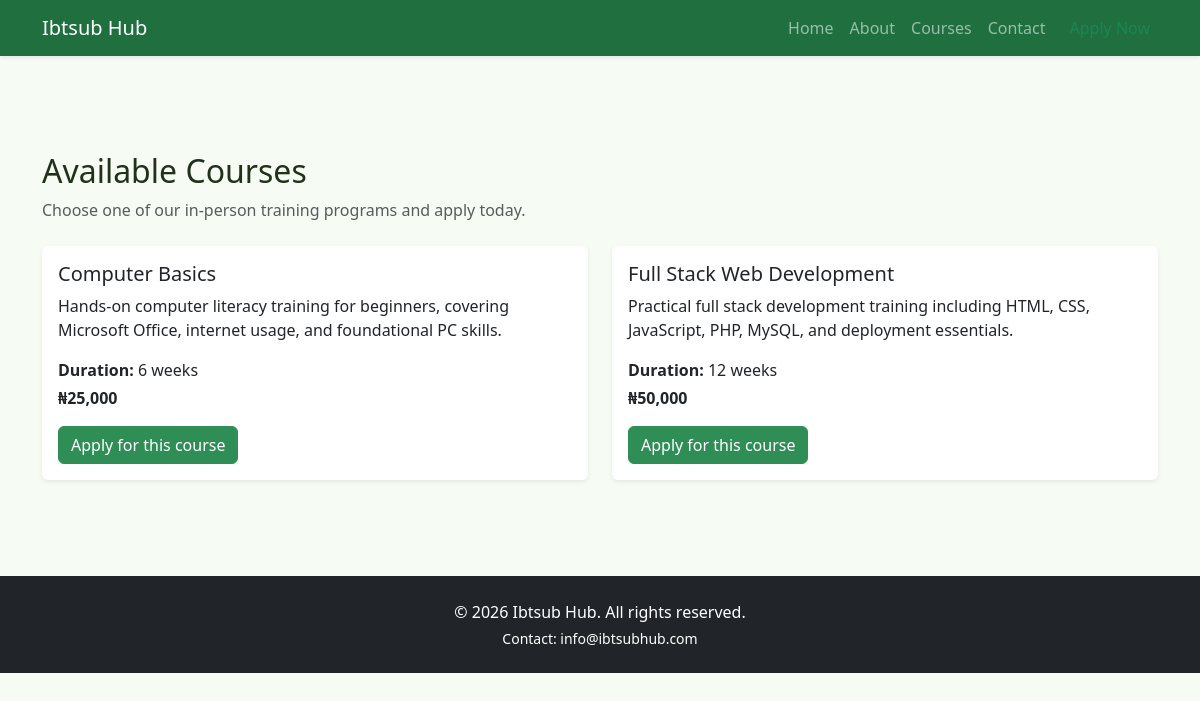
/index.php?page=courses, run on the app's committed database.
### tables this page shows
CREATE TABLE IF NOT EXISTS settings (
  id INT UNSIGNED AUTO_INCREMENT PRIMARY KEY,
  setting_key VARCHAR(100) NOT NULL UNIQUE,
  setting_value TEXT NOT NULL,
  description VARCHAR(255) NULL,
  created_at TIMESTAMP NOT NULL DEFAULT CURRENT_TIMESTAMP,
  updated_at TIMESTAMP NOT NULL DEFAULT CURRENT_TIMESTAMP ON UPDATE CURRENT_TIMESTAMP
);

CREATE TABLE IF NOT EXISTS courses (
  id INT UNSIGNED AUTO_INCREMENT PRIMARY KEY,
  title VARCHAR(150) NOT NULL,
  slug VARCHAR(150) NOT NULL UNIQUE,
  description TEXT NOT NULL,
  price DECIMAL(10,2) NOT NULL DEFAULT 0.00,
  duration VARCHAR(100) NULL,
  is_active TINYINT(1) NOT NULL DEFAULT 1,
  created_at TIMESTAMP NOT NULL DEFAULT CURRENT_TIMESTAMP,
  updated_at TIMESTAMP NOT NULL DEFAULT CURRENT_TIMESTAMP ON UPDATE CURRENT_TIMESTAMP
);

### app/controllers/BaseController.php (called while the page is built, shortened)
<?php
abstract class BaseController
{
    protected function render($view, $data = [], $layout = 'main')
    {
        extract($data);
        require APP_PATH . '/views/layouts/header.php';
        require APP_PATH . '/views/' . $view . '.php';
        require APP_PATH . '/views/layouts/footer.php';
    }
}

### app/controllers/HomeController.php (called while the page is built, shortened)
<?php
class HomeController extends BaseController
{
    public function courses()
    {
        $courseModel = new Course();
        $courses = $courseModel->getAll(true);
        $this->render('public/courses', compact('courses', 'settings'));
    }
}

### app/models/Setting.php (called while the page is built, shortened)
<?php
class Setting extends Model
{
    public static function findByKey($key)
    {
        $db = Database::getInstance()->getConnection();
        $stmt = $db->prepare('SELECT * FROM settings WHERE setting_key = :key LIMIT 1');
        $stmt->execute([':key' => $key]);
        return $stmt->fetch();
    }
}

### config/config.php (called while the page is built, shortened)
<?php
spl_autoload_register(function ($class) {
    $candidates = [
        APP_PATH . '/controllers/' . $class . '.php',
        APP_PATH . '/models/' . $class . '.php',
    ];
    foreach ($candidates as $candidate) {
        if (file_exists($candidate)) {
            return;
        }
    }
});
require_once APP_PATH . '/models/Database.php';
require_once APP_PATH . '/models/Model.php';
function getSettingValue($key, $default = '')
{
    $setting = Setting::findByKey($key);
    return $setting ? $setting['setting_value'] : $default;
}
function siteTitle()
{
    return getSettingValue('site_title', SITE_DEFAULT_TITLE);
}

### app/models/Database.php (called while the page is built)
<?php
class Database
{
    private static $instance;
    private $pdo;
    private function __construct()
    {
        $dsn = 'mysql:host=' . DB_HOST . ';dbname=' . DB_NAME . ';charset=utf8mb4';
        $options = [
            PDO::ATTR_ERRMODE => PDO::ERRMODE_EXCEPTION,
            PDO::ATTR_DEFAULT_FETCH_MODE => PDO::FETCH_ASSOC,
            PDO::ATTR_EMULATE_PREPARES => false,
        ];
        $this->pdo = new PDO($dsn, DB_USER, DB_PASS, $options);
    }
    public static function getInstance()
    {
        if (self::$instance === null) {
            self::$instance = new self();
        }
        return self::$instance;
    }
    public function getConnection()
    {
        return $this->pdo;
    }
}

### app/models/Model.php (called while the page is built, shortened)
<?php
abstract class Model
{
    public function __construct()
    {
        $this->db = Database::getInstance()->getConnection();
    }
}

### app/models/Course.php (called while the page is built, shortened)
<?php
class Course extends Model
{
    public function getAll($onlyActive = false)
    {
        if ($onlyActive) {
            $stmt = $this->db->prepare('SELECT * FROM courses WHERE is_active = 1 ORDER BY title ASC');
            $stmt->execute();
            return $stmt->fetchAll();
        }
        $stmt = $this->db->query('SELECT * FROM courses ORDER BY title ASC');
        return $stmt->fetchAll();
    }
}

### app/views/public/courses.php (the view)
<section class="py-5">
    <div class="mb-4">
        <h2>Available Courses</h2>
        <p class="text-muted">Choose one of our in-person training programs and apply today.</p>
    </div>
    <div class="row g-4">
        <?php foreach ($courses as $course): ?>
            <div class="col-md-6">
                <div class="card h-100 shadow-sm">
                    <div class="card-body">
                        <h5 class="card-title"><?php echo htmlspecialchars($course['title']); ?></h5>
                        <p class="card-text"><?php echo htmlspecialchars($course['description']); ?></p>
                        <p class="mb-1"><strong>Duration:</strong> <?php echo htmlspecialchars($course['duration']); ?></p>
                        <p class="fw-bold mb-3">₦<?php echo number_format($course['price']); ?></p>
                        <a href="index.php?page=apply&course_id=<?php echo $course['id']; ?>" class="btn btn-success">Apply for this course</a>
                    </div>
                </div>
            </div>
        <?php endforeach; ?>
    </div>
</section>

### app/views/layouts/header.php (shortened to what this page needs)
<!DOCTYPE html>
<html lang="en">
<head>
    <link rel="stylesheet" href="https://cdn.jsdelivr.net/npm/bootstrap@5.3.2/dist/css/bootstrap.min.css" />
    <link rel="stylesheet" href="/assets/css/style.css" />
</head>
<body>
<nav class="navbar navbar-expand-lg navbar-dark bg-success shadow-sm">
    <div class="container">
        <a class="navbar-brand" href="index.php?page=home"><?php echo htmlspecialchars(siteTitle()); ?></a>
        <div class="collapse navbar-collapse" id="mainNav">
            <ul class="navbar-nav ms-auto">
                <li class="nav-item"><a class="nav-link" href="index.php?page=home">Home</a></li>
                <li class="nav-item"><a class="nav-link" href="index.php?page=about">About</a></li>
                <li class="nav-item"><a class="nav-link" href="index.php?page=courses">Courses</a></li>
                <li class="nav-item"><a class="nav-link" href="index.php?page=contact">Contact</a></li>
                <li class="nav-item"><a class="nav-link btn btn-light btn-sm text-success ms-2" href="index.php?page=apply">Apply Now</a></li>
            </ul>
        </div>
    </div>
</nav>
<main class="py-5">
    <div class="container">

### app/views/layouts/footer.php (shortened to what this page needs)
    </div>
</main>
<footer class="bg-dark text-white py-4">
    <div class="container text-center">
        <p class="mb-1">&copy; <?php echo date('Y'); ?> <?php echo htmlspecialchars(siteTitle()); ?>. All rights reserved.</p>
        <p class="small mb-0">Contact: <?php echo htmlspecialchars(getSettingValue('contact_email', 'info@ibtsubhub.com')); ?></p>
    </div>
</footer>
</body>
</html>

### assets/css/style.css (style rules this page uses)
body { background: #f6fbf4; color: #21311b; min-height: 100vh; }
.navbar, .bg-success { background: #1f6f3f !important; }
.btn-success { background: #2f8e56; border-color: #2f8e56; }
.card { border: 0; }
footer { background: #162d18; }

### data on the page
settings: setting_value "Ibtsub Hub"
courses: title "Computer Basics", description "Hands-on computer literacy training for beginners, covering Microsoft Office, internet usage, and foundational PC skills.", duration "6 weeks", price "25,000"
courses: title "Full Stack Web Development", description "Practical full stack development training including HTML, CSS, JavaScript, PHP, MySQL, and deployment essentials.", duration "12 weeks", price "50,000"
settings: setting_value "info@ibtsubhub.com"
